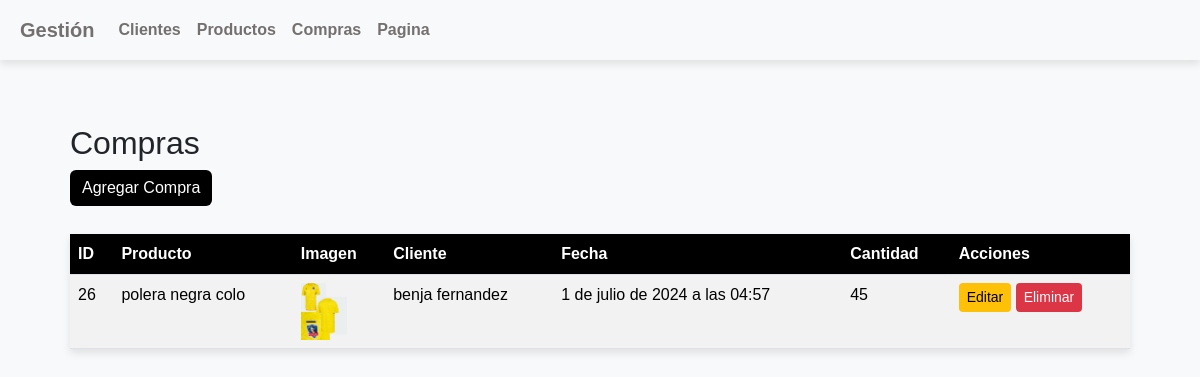
The page /compras/ on the database as committed earlier.
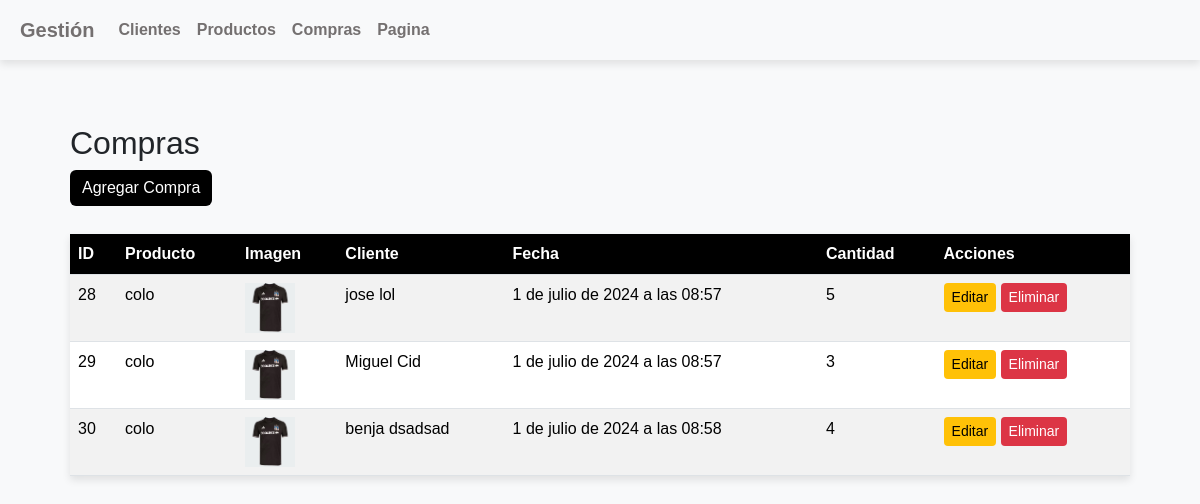
The same page on the database as committed later.
### administracion/models.py (models this page shows, shortened)
class Compra(models.Model):
    cliente = models.ForeignKey(Cliente, on_delete=models.CASCADE)
    producto = models.ForeignKey(Producto, on_delete=models.CASCADE)
    fecha = models.DateTimeField(auto_now_add=True)
    cantidad = models.IntegerField(validators=[MinValueValidator(1),MaxValueValidator(200)])

class Producto(models.Model):
    nombre = models.CharField(max_length=200)
    descripcion = models.TextField()
    precio = models.DecimalField(max_digits=10, decimal_places=2)
    stock = models.IntegerField()
    imagen = models.ImageField(upload_to='productos/', null=True, blank=True)

class Cliente(models.Model):
    nombre = models.CharField(max_length=200)
    apellido = models.CharField(max_length=200)
    email = models.EmailField(validators=[EmailValidator()])
    telefono = models.CharField(max_length=12,validators=[RegexValidator(regex=r'^\+56\d{9}$',message="El número de teléfono debe ingresarse en el formato: '+56912345678'. 9 dígitos después del código de país '+56'.")])
    rut = models.CharField(max_length=20, validators=[RegexValidator(regex=r'^\d{1,2}\.\d{3}\.\d{3}-[0-9Kk]$', message="El RUT debe ingresarse en el formato: 'XX.XXX.XXX-X'.")])
    direccion = models.CharField(max_length=255)
    region = models.CharField(max_length=100)
    comuna = models.CharField(max_length=100)

### administracion/views.py (the view)
# urls.py: path('compras/', views.listar_compras, name='listar_compras'),
def listar_compras(request):
    compras = Compra.objects.all()
    return render(request, 'pagina/listar_compras.html', {'compras': compras})

### administracion/templates/pagina/listar_compras.html (shortened to what this page needs)
{% extends 'pagina/base.html' %}
{% block content %}
<div class="container mt-4">
    <h2>Compras</h2>
    <a href="{% url 'agregar_compra' %}" class="btn btn-primary mb-2">Agregar Compra</a>
    <table class="table table-striped">
        <thead>
            <tr>
                <th>ID</th>
                <th>Producto</th>
                <th>Imagen</th>
                <th>Cliente</th>
                <th>Fecha</th>
                <th>Cantidad</th>
                <th>Acciones</th>
            </tr>
        </thead>
        <tbody>
            {% for compra in compras %}
                <tr>
                    <td>{{ compra.id }}</td>
                    <td>{{ compra.producto.nombre }}</td>
                    <td>
                        {% if compra.producto.imagen %}
                            <img src="{{ compra.producto.imagen.url }}" alt="{{ compra.producto.nombre }}" style="width: 50px; height: auto;">
                        {% else %}
                            No disponible
                        {% endif %}
                    </td>
                    <td>{{ compra.cliente.nombre }} {{ compra.cliente.apellido }}</td>
                    <td>{{ compra.fecha }}</td>
                    <td>{{ compra.cantidad }}</td>
                    <td>
                        <a href="{% url 'editar_compra' compra.id %}" class="btn btn-warning btn-sm">Editar</a>
                        <a href="{% url 'eliminar_compra' compra.id %}" class="btn btn-danger btn-sm">Eliminar</a>
                    </td>
                </tr>
            {% endfor %}
        </tbody>
    </table>
</div>
{% endblock %}

Rows that differ between the two databases and show on the page:
removed Compra: id "26", producto.nombre "polera negra colo", producto.imagen (picture), cliente.nombre "benja", cliente.apellido "fernandez", fecha "1 de julio de 2024 a las 04:57", cantidad "45"
added Compra: id "28", producto.nombre "colo", producto.imagen (picture), cliente.nombre "jose", cliente.apellido "lol", fecha "1 de julio de 2024 a las 08:57", cantidad "5"
added Compra: id "29", producto.nombre "colo", producto.imagen (picture), cliente.nombre "Miguel", cliente.apellido "Cid", fecha "1 de julio de 2024 a las 08:57", cantidad "3"
added Compra: id "30", producto.nombre "colo", producto.imagen (picture), cliente.nombre "benja", cliente.apellido "dsadsad", fecha "1 de julio de 2024 a las 08:58", cantidad "4"
